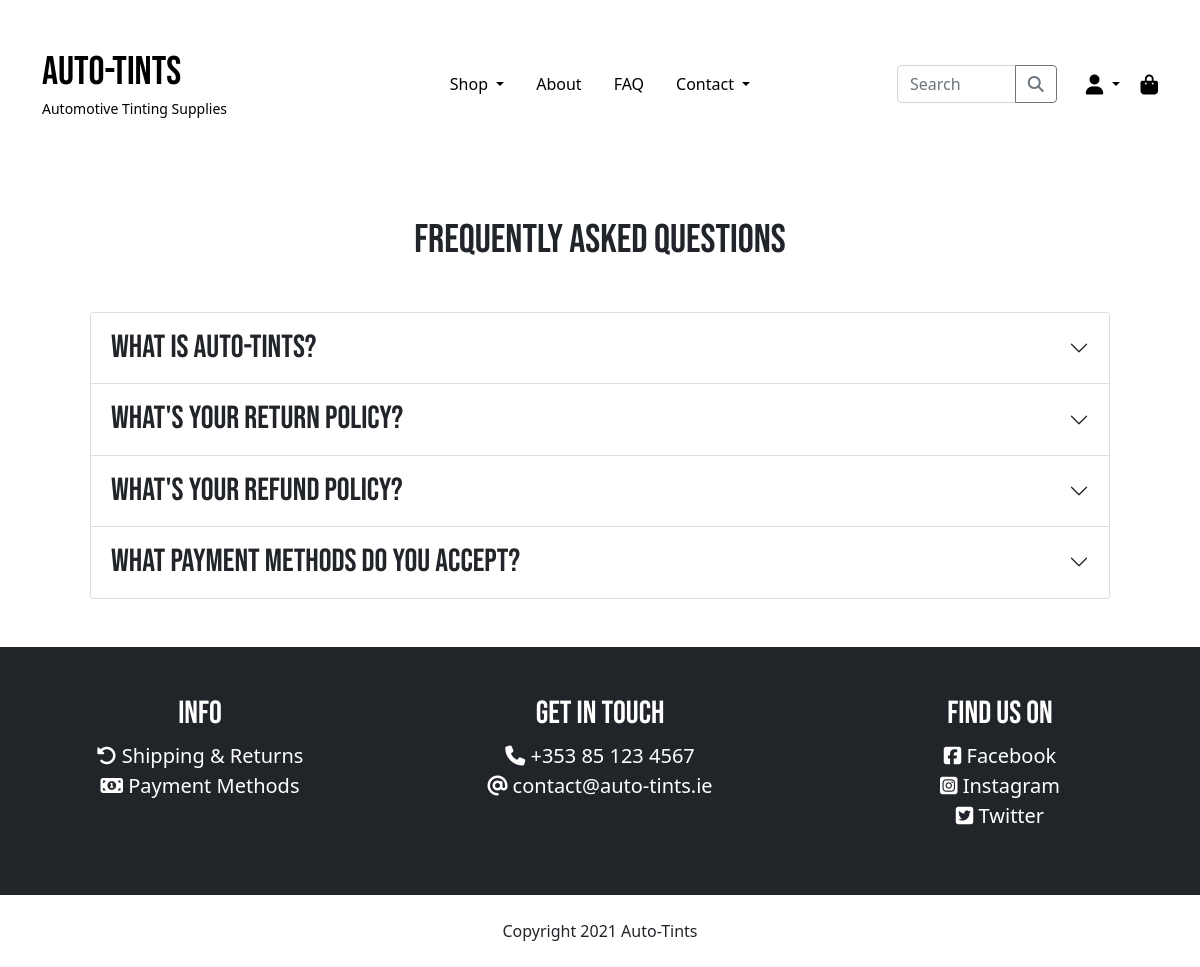
The app's page /pages/faq/ with its own data.
### pages/models.py (models this page shows, shortened)
class Faq(models.Model):
    collapse_id = models.CharField(max_length=150, null=False, blank=False)
    title = models.CharField(max_length=150, null=False, blank=False)
    body = models.TextField(null=False, blank=False)

### pages/views.py (the view)
# urls.py: path('pages/faq/', views.faq, name='faq'),
def faq(request):
    faq = Faq.objects.all()
    context = {
        'faq': faq
    }
    return render(request, 'pages/faq.html', context)

### auto_tints/context_processors.py (called while the page is built, shortened)
def get_categories(request):
    categories = Category.objects.all()
    context = {
        'categories': categories,
    }
    return context

def cart_contents(request):
    cart = request.session.get('cart', {})
    cart_items = []
    cart_items_count = 0
    total = 0
    if cart:
        for quantity in list(cart.values()):
            cart_items_count += int(quantity)
    grand_total = total + settings.DELIVERY_CHARGE
    context = {
        'cart_items': cart_items,
        'cart_items_count': cart_items_count,
        'total': total,
        'grand_total': grand_total,
        'delivery_charge': settings.DELIVERY_CHARGE,
    }
    return context

### pages/templates/pages/faq.html (shortened to what this page needs)
{% extends "base.html" %}
{% load static %}
{% block content %}
<div class="container">
    <h1 class="text-center my-5">Frequently Asked Questions</h1>
    {% if faq %}
    <div class="accordion mx-md-5 mb-5" id="accordion">
        {% for item in faq %}
            <div class="accordion-item">
                <h2 class="accordion-header" id="{{ item.collapse_id }}heading">
                    <button class="accordion-button fs-2 collapsed" type="button" data-bs-toggle="collapse"
                        data-bs-target="#{{ item.collapse_id }}" aria-expanded="false"
                        aria-controls="{{ item.collapse_id }}">
                        {{ item.title }}
                    </button>
                </h2>
            </div>
        {% endfor %}
    </div>
    {% else %}
        <p class="text-center">No frequently asked questions available.</p>
    {% endif %}
</div>
{% endblock %}

### static/css/base.css (style rules this page uses)
*, body { margin: 0; padding: 0; }
html { min-height: -webkit-fill-available; font-family: 'Open Sans', sans-serif; }
h1, h2, h3, h4, h5, h6, .navbar-brand { font-family: 'Bebas Neue', cursive; }

### records on screen
Faq: title "What is Auto-Tints?"
Faq: title "What's your return policy?"
Faq: title "What's your refund policy?"
Faq: title "What payment methods do you accept?"
